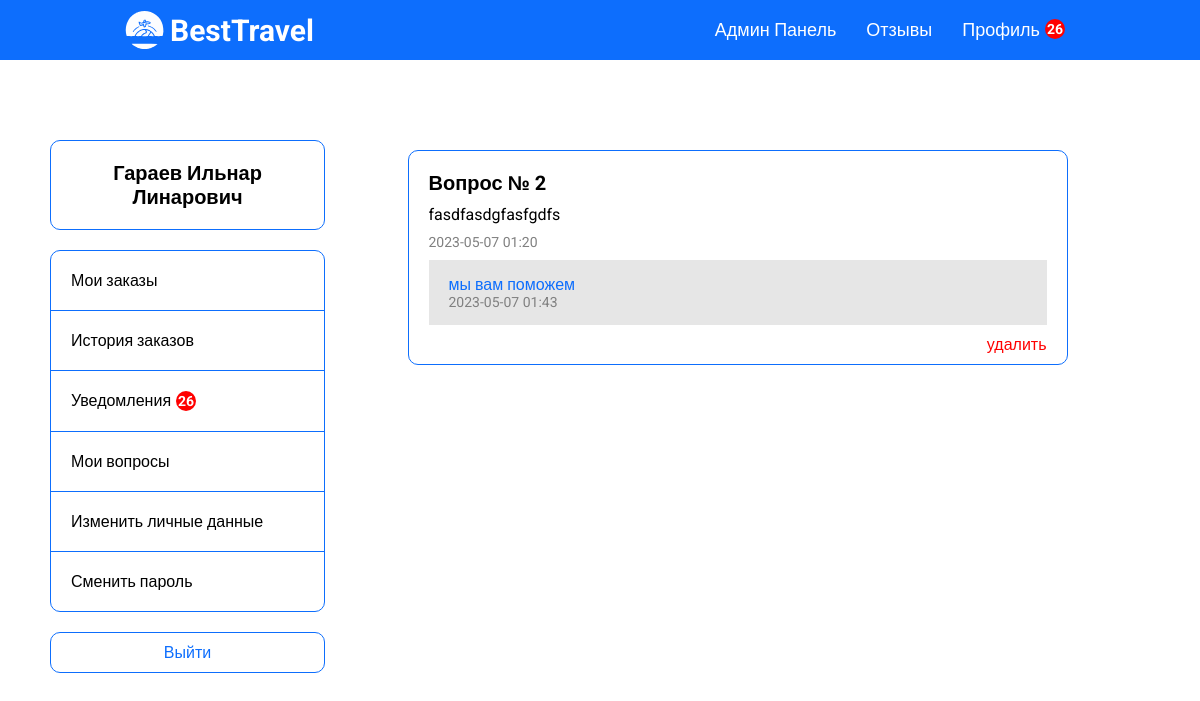
Screenshot of /appeals-page.php (signed in) with the database file from the repository.
### tables this page shows
CREATE TABLE `appeals` (
  `appeal_id` int(11) NOT NULL,
  `appeal_text` text NOT NULL,
  `appeal_date` datetime NOT NULL,
  `appeal_reply` text,
  `appeal_reply_date` datetime DEFAULT NULL,
  `user_id` int(11) NOT NULL
);

CREATE TABLE `users` (
  `user_id` int(11) NOT NULL,
  `surname` varchar(50) NOT NULL,
  `name` varchar(50) NOT NULL,
  `patronymic` varchar(50) NOT NULL,
  `email` varchar(50) NOT NULL,
  `phone` varchar(30) NOT NULL,
  `date_birth` date DEFAULT NULL,
  `login` varchar(50) NOT NULL,
  `password` varchar(255) NOT NULL,
  `role_id` int(11) NOT NULL
);

### database/requests.php (called while the page is built, shortened)
<?php
function getAll($string)
{
    require 'connect.php';
    $data = mysqli_query($connect, $string);
    if (mysqli_num_rows($data) > 0) {
        return mysqli_fetch_all($data, MYSQLI_ASSOC);
    } else {
        return false;
    }
}
class ApiProvider
{
    public function getNotifications($user_id)
    {
        return getAll("
            select n.notification_id, n.notification_title, n.notification_desc, n.notification_date, n.flight_id from notifications n
            left join bookings b on b.flight_id = n.flight_id
            where n.flight_id in (select flight_id from bookings where user_id = '$user_id')
            and n.notification_date > b.booking_date and b.user_id = '$user_id'
            group by n.notification_id
            order by n.notification_date desc;
        ");
    }
    public function getAppeals($user_id)
    {
        return getAll("
            select * from appeals a
            left join users u on u.user_id = a.user_id
            where a.user_id = '$user_id'
            order by a.appeal_date desc;
        ");
    }
}
?>

### functions/methods.php (called while the page is built)
<?php
    class Methods
    {
        public function pagination($array, $max, $page) {
            $max_results = $max;
            $pages = count($array) < $max_results ? 0 : ceil(count($array) / $max_results);
            $offset = $max_results * ($page - 1);
            $items = array_slice($array, $offset, $max_results);
            return ['array' => $items, 'pages' => $pages];
        }
        public function convDate($date) {
            $x = new DateTime($date);
            return $x->format('Y-m-d');
        }
        public function convTime($date) {
            $x = new DateTime($date);
            return $x->format('H:i');
        }
  }
  $mtd = new Methods;
?>

### appeals-page.php (the view, shortened to what this page needs)
<?php
require_once 'database/requests.php';
require_once 'functions/methods.php';
$user = $_SESSION['user'];
$appeals = $provider->getAppeals($user['id']);
if ($appeals) {
    $pagination = $mtd->pagination($appeals, 5, $_GET['page']);
    $appeals = $pagination['array'];
}
?>
<!DOCTYPE html>
<html lang="ru">
<?php require_once 'templates/head.php'; ?>
<body>
<?php require_once 'templates/header.php'; ?>
<div class="container">
    <div class="profile">
        <?php require_once 'templates/profile.php'; ?>
        <div class="profile-orders">
            <?php if($appeals): ?>
                <?php foreach($appeals as $item): ?>
                    <div class="appeal">
                        <div class="appeal-title">
                            <b>Вопрос № <?= $item['appeal_id'] ?></b>
                        </div>
                        <div class="appeal-desc">
                            <?= $item['appeal_text'] ?>
                        </div>
                        <div class="appeal-date">
                            <?= $mtd->convDate($item['appeal_date']) ?> <?= $mtd->convTime($item['appeal_date']) ?>
                        </div>
                        <?php if($item['appeal_reply']): ?>
                            <div class="appeal-reply-body">
                                <div class="appeal-reply">
                                    <?= $item['appeal_reply'] ?>
                                </div>
                                <div class="appeal-date">
                                    <?= $mtd->convDate($item['appeal_reply_date']) ?> <?= $mtd->convTime($item['appeal_reply_date']) ?>
                                </div>
                            </div>
                        <?php endif; ?>
                        <form method="post">
                            <button class="delete-btn right" name="delete" value="<?= $item['appeal_id'] ?>">удалить</button>
                        </form>
                    </div>
                <?php endforeach; ?>
            <?php else: ?>
                <h2 class="tac">Вопросов нет</h2>
            <?php endif; ?>
        </div>
    </div>
</div>
</body>
</html>

### templates/profile.php (shortened to what this page needs)
<?php
  require_once 'database/requests.php';
  $user = $_SESSION['user'];
?>
<div class="profile-info">
  <div class="profile-info-title">
    <?= $user['surname'] ?> <?= $user['name'] ?> <?= $user['patronymic'] ?>
  </div>
  <div class="profile-links">
    <a class="profile-link" href="/profile-page.php?page=1">Мои заказы</a>
    <a class="profile-link" href="/history-page.php?page=1">История заказов</a>
    <a class="profile-link df" href="/notifications-page.php">Уведомления <?php if($provider->getNotifications($_SESSION['user']['id'])): ?><span class="badge none"><?= count($provider->getNotifications($_SESSION['user']['id'])) ?></span><?php endif; ?></a>
    <a class="profile-link" href="/appeals-page.php?page=1">Мои вопросы</a>
    <a class="profile-link" href="/update-profile-page.php">Изменить личные данные</a>
    <a class="profile-link" href="/reset-password.php">Сменить пароль</a>
  </div>
  <form action="database/logout.php" method='post'>
    <button class='btn w-full logout'>Выйти</button>
  </form>
</div>

### assets/css/style.css (style rules this page uses)
* { margin: 0; padding: 0; box-sizing: border-box; font-family: 'Roboto', sans-serif; }
html { scroll-behavior: smooth; }
body { overflow-x: hidden; }
.container { max-width: 1600px; margin: 0 auto; }
a { text-decoration: none; color: black; }
.w-full { width: 100%; }
.df { display: flex; }
.btn { transition: .2s linear; color: #0d6efd; }
button, input, select, textarea { background-color: white; padding: 10px 20px; border-radius: 10px; border: 1px solid #0d6efd; font-size: 16px; }
button { cursor: pointer; }
.profile { width: 100%; display: flex; flex-wrap: wrap; padding: 30px 0; }
.profile-info { width: 25%; }
.profile-info-title { font-size: 20px; font-weight: bold; border: 1px solid #0d6efd; border-radius: 10px; padding: 20px; text-align: center; }
.profile-links { display: flex; flex-direction: column; border: 1px solid #0d6efd; border-radius: 10px; margin: 20px 0; }
.profile-link { padding: 20px; }
.profile-link:not(:nth-last-child(1)) { border-bottom: 1px solid #0d6efd; }
.profile-orders { width: 75%; display: flex; flex-direction: column; align-items: center; }
.logout { color: #0d6efd; transition: linear .2s; }
.badge { display: flex; justify-content: center; align-items: center; background: red; border-radius: 50%; width: 20px; height: 20px; margin-left: 5px; color: white; font-weight: bold; font-size: 14px; }
.appeal { width: 80%; border: 1px solid #0d6efd; padding: 10px; border-radius: 10px; margin: 10px auto; }
.appeal > div { margin: 10px; }
.appeal-date { color: grey; font-size: 14px; }
.appeal-title > b { font-size: 20px; }
.appeal-reply-body { background: rgba(128, 128, 128, 0.2); padding: 15px 20px; color: #0d6efd; }
.right { float: right; }
.delete-btn { color: red; border: none; padding: 0 10px; }
@media screen and (max-width: 1600px) { .container { padding: 50px; } }

### rows the page displays
appeals: user.surname "Гараев", user.name "Ильнар", user.patronymic "Линарович", appeal_id "2", appeal_text "fasdfasdgfasfgdfs", appeal_date "2023-05-07", appeal_date "01:20", appeal_reply "мы вам поможем", appeal_reply_date "2023-05-07", appeal_reply_date "01:43"

### other values shown
count($provider->getNotifications($_SESSION['user']['id'])) "26"
